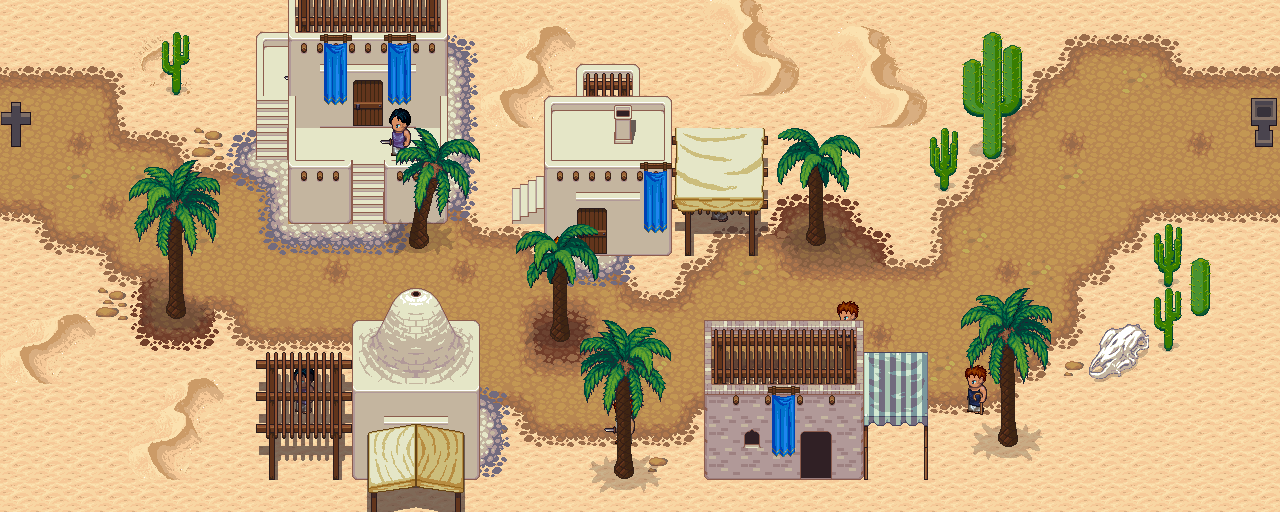

The image is a tile-based game level rendered from a .tmx file. Its description and source (layers, tilesets, objects; grid data summarised) follow:
An orthogonal 40x16 tile map with 32x32 px tiles, 12 tile layers (Base, Base2, Roads, Shadow, ...), 8 tilesets.

<map version="1.2" tiledversion="1.2.4" orientation="orthogonal" renderorder="right-down" width="40" height="16" tilewidth="32" tileheight="32" infinite="0" nextlayerid="52" nextobjectid="7">
 <properties>
  <property name="music" value="Town6.mp3" />
 </properties>
 <tileset firstgid="1" source="../tilesets/terrain_atlas.tsx" />
 <tileset firstgid="1025" source="../tilesets/human.tsx" />
 <tileset firstgid="1075" source="../tilesets/undead.tsx" />
 <tileset firstgid="1111" source="../tilesets/terrain-v7.tsx" />
 <tileset firstgid="3159" source="../tilesets/adobe-2.tsx" />
 <tileset firstgid="3415" source="../tilesets/beach-desert.tsx" />
 <tileset firstgid="4439" source="../tilesets/units.tsx" />
 <tileset firstgid="4519" source="../tilesets/decorations-medieval.tsx" />
 <layer id="29" name="Base" width="40" height="16">
  <properties>
   <property name="minimap" type="bool" value="true" />
  </properties>
  <data>[640 cells, 640 non-empty, 3 distinct tile ids]</data>
 </layer>
 <layer id="51" name="Base2" width="40" height="16">
  <data>[640 cells, 179 non-empty, 54 distinct tile ids]</data>
 </layer>
 <layer id="30" name="Roads" width="40" height="16">
  <properties>
   <property name="minimap" type="bool" value="true" />
   <property name="movecost" type="float" value="0.7" />
  </properties>
  <data>[640 cells, 151 non-empty, 20 distinct tile ids]</data>
 </layer>
 <layer id="31" name="Shadow" width="40" height="16">
  <data>[640 cells, 41 non-empty, 21 distinct tile ids]</data>
 </layer>
 <layer id="32" name="ObstaclesLow" width="40" height="16">
  <properties>
   <property name="minimap" type="bool" value="true" />
   <property name="nowalk" type="bool" value="true" />
  </properties>
  <data>[640 cells, 19 non-empty, 15 distinct tile ids]</data>
 </layer>
 <layer id="33" name="ObstaclesHigh" width="40" height="16">
  <properties>
   <property name="minimap" type="bool" value="true" />
   <property name="noshoot" type="bool" value="true" />
   <property name="nowalk" type="bool" value="true" />
  </properties>
  <data>[640 cells, 91 non-empty, 53 distinct tile ids]</data>
 </layer>
 <layer id="34" name="SpawnUndead" width="40" height="16">
  <properties>
   <property name="fraction" value="Undead" />
  </properties>
  <data>[640 cells, 2 non-empty, 2 distinct tile ids]</data>
 </layer>
 <layer id="35" name="SpawnHumans" width="40" height="16">
  <properties>
   <property name="fraction" value="Human" />
  </properties>
  <data>[640 cells, 8 non-empty, 3 distinct tile ids]</data>
 </layer>
 <layer id="36" name="Units" width="40" height="16">
  <data>[640 cells, 0 non-empty, 0 distinct tile ids]</data>
 </layer>
 <layer id="37" name="Effects" width="40" height="16">
  <data>[640 cells, 2 non-empty, 2 distinct tile ids]</data>
 </layer>
 <layer id="38" name="Treetops1" width="40" height="16">
  <properties>
   <property name="minimap" type="bool" value="true" />
  </properties>
  <data>[640 cells, 115 non-empty, 94 distinct tile ids]</data>
 </layer>
 <layer id="39" name="Treetops2" width="40" height="16">
  <properties>
   <property name="minimap" type="bool" value="true" />
  </properties>
  <data>[640 cells, 45 non-empty, 41 distinct tile ids]</data>
 </layer>
</map>
